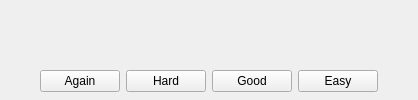
         <widget class="QWidget" name="page2">
          <layout class="QVBoxLayout" name="verticalLayout_3">
           <property name="leftMargin">
            <number>0</number>
           </property>
           <property name="topMargin">
            <number>4</number>
           </property>
           <property name="rightMargin">
            <number>0</number>
           </property>
           <property name="bottomMargin">
            <number>4</number>
           </property>
           <item>
            <layout class="QHBoxLayout" name="horizontalLayout">
             <item>
              <spacer name="horizontalSpacer">
               <property name="orientation">
                <enum>Qt::Horizontal</enum>
               </property>
               <property name="sizeHint" stdset="0">
                <size>
                 <width>40</width>
                 <height>0</height>
                </size>
               </property>
              </spacer>
             </item>
             <item>
              <layout class="QGridLayout" name="answerButtonLayout">
               <property name="topMargin">
                <number>4</number>
               </property>
               <property name="bottomMargin">
                <number>4</number>
               </property>
               <property name="verticalSpacing">
                <number>0</number>
               </property>
               <item row="0" column="0">
                <widget class="QLabel" name="easeLabel1">
                 <property name="text">
                  <string/>
                 </property>
                 <property name="alignment">
                  <set>Qt::AlignCenter</set>
                 </property>
                </widget>
               </item>
               <item row="0" column="1">
                <widget class="QLabel" name="easeLabel2">
                 <property name="text">
                  <string/>
                 </property>
                 <property name="alignment">
                  <set>Qt::AlignCenter</set>
                 </property>
                </widget>
               </item>
               <item row="0" column="2">
                <widget class="QLabel" name="easeLabel3">
                 <property name="text">
                  <string/>
                 </property>
                 <property name="alignment">
                  <set>Qt::AlignCenter</set>
                 </property>
                </widget>
               </item>
               <item row="0" column="3">
                <widget class="QLabel" name="easeLabel4">
                 <property name="text">
                  <string/>
                 </property>
                 <property name="alignment">
                  <set>Qt::AlignCenter</set>
                 </property>
                </widget>
               </item>
               <item row="1" column="0">
                <widget class="QPushButton" name="easeButton1">
                 <property name="toolTip">
                  <string>Show this card again soon (shortcut key: 1)</string>
                 </property>
                 <property name="text">
                  <string>Again</string>
                 </property>
                </widget>
               </item>
               <item row="1" column="1">
                <widget class="QPushButton" name="easeButton2">
                 <property name="toolTip">
                  <string>Wait a little longer next time (shortcut key: 2)</string>
                 </property>
                 <property name="text">
                  <string>Hard</string>
                 </property>
                </widget>
               </item>
               <item row="1" column="2">
                <widget class="QPushButton" name="easeButton3">
                 <property name="toolTip">
                  <string>Wait longer next time (shortcut key: 3)</string>
                 </property>
                 <property name="text">
                  <string>Good</string>
                 </property>
                </widget>
               </item>
               <item row="1" column="3">
                <widget class="QPushButton" name="easeButton4">
                 <property name="toolTip">
                  <string>Wait a lot longer next time (shortcut key: 4)</string>
                 </property>
                 <property name="text">
                  <string>Easy</string>
                 </property>
                </widget>
               </item>
              </layout>
             </item>
             <item>
              <spacer name="horizontalSpacer_2">
               <property name="orientation">
                <enum>Qt::Horizontal</enum>
               </property>
               <property name="sizeHint" stdset="0">
                <size>
                 <width>40</width>
                 <height>0</height>
                </size>
               </property>
              </spacer>
             </item>
            </layout>
           </item>
          </layout>
         </widget>
